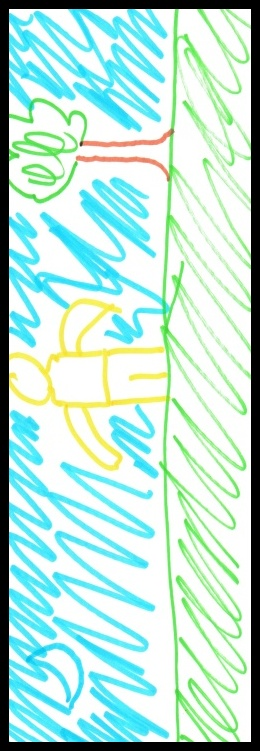
#> input picture i.jpg, 260 x 751 px
$ python j.py
#> lines starting #> are read from the running program, lines starting #| are printed output that depends on the picture
from PIL import Image, ImageChops

im = Image.open('i.jpg')
#> im is the input picture: PIL image 260x751 RGB; mean R, G, B 186.8, 223.1, 213

def trim(im):
    # bg = Image.new(im.mode, im.size, im.getpixel((10,10)))
    # bg = Image.new(im.mode, im.size, (255, 255, 255))
    bg = Image.new(im.mode, im.size, (0, 0, 0))
#> bg: PIL image 260x751 RGB; every value is 0
    print(im.size)
#| (260, 751)

    diff = ImageChops.difference(im, bg)
    diff = ImageChops.add(diff, diff, 2.0, -100)
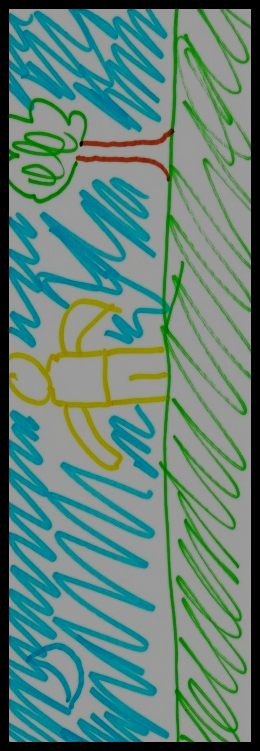
#> diff: PIL image 260x751 RGB; mean R, G, B 98.5, 132.2, 122.1
    bbox = diff.getbbox()
#> bbox = (9, 9, 251, 742)
    box = (10, 10, 250, 741)
    print(bbox)
#| (9, 9, 251, 742)
    if bbox:
        return im.crop(bbox)
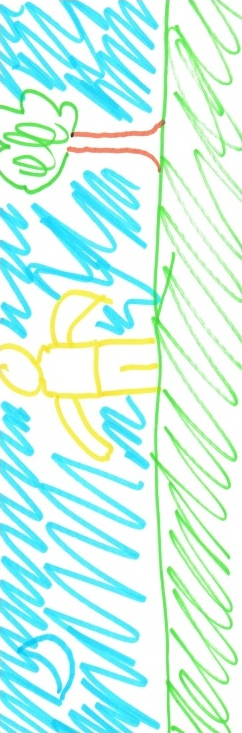
#> returned value: PIL image 242x733 RGB; mean R, G, B 205.6, 245.5, 234.3


trim(im).show()

$ run again, with aaaaa.jpg copied over i.jpg
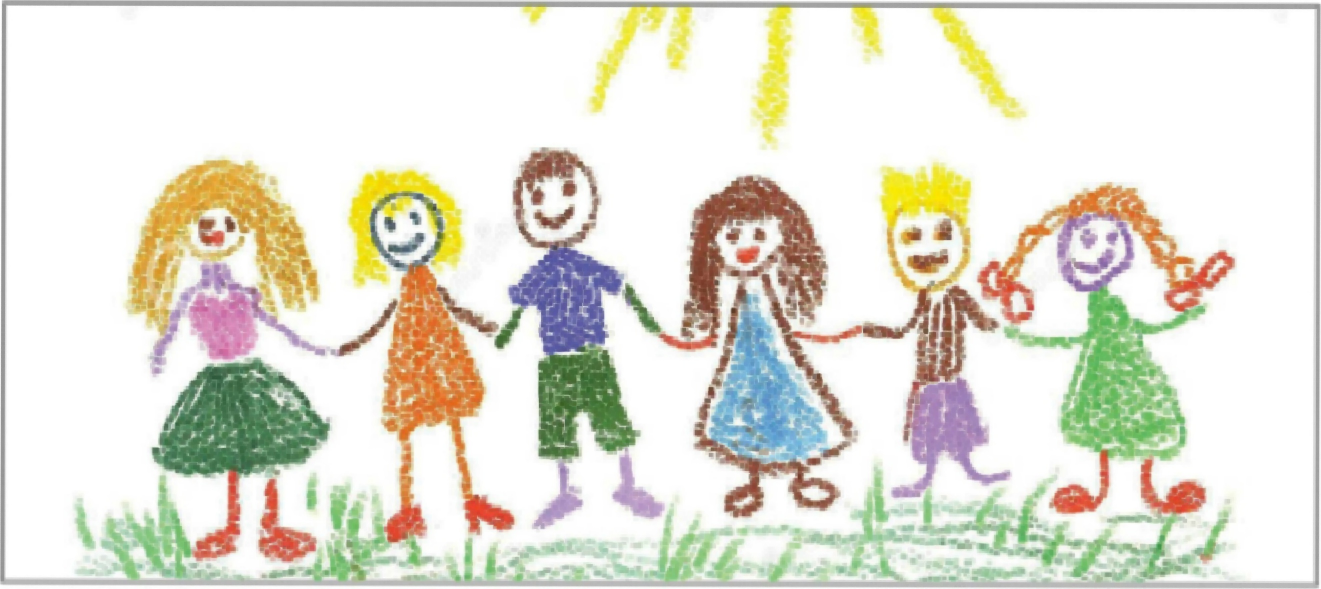
#> input picture aaaaa.jpg, 2642 x 1177 px (shown at 1/2 size)
#> im is the input picture: PIL image 2642x1177 RGB; mean R, G, B 227.1, 225.3, 213
#> bg: PIL image 2642x1177 RGB; every value is 0
#| (2642, 1177)
#> in trim, `diff = ImageChops.add(diff, diff, 2.0, -100)`:
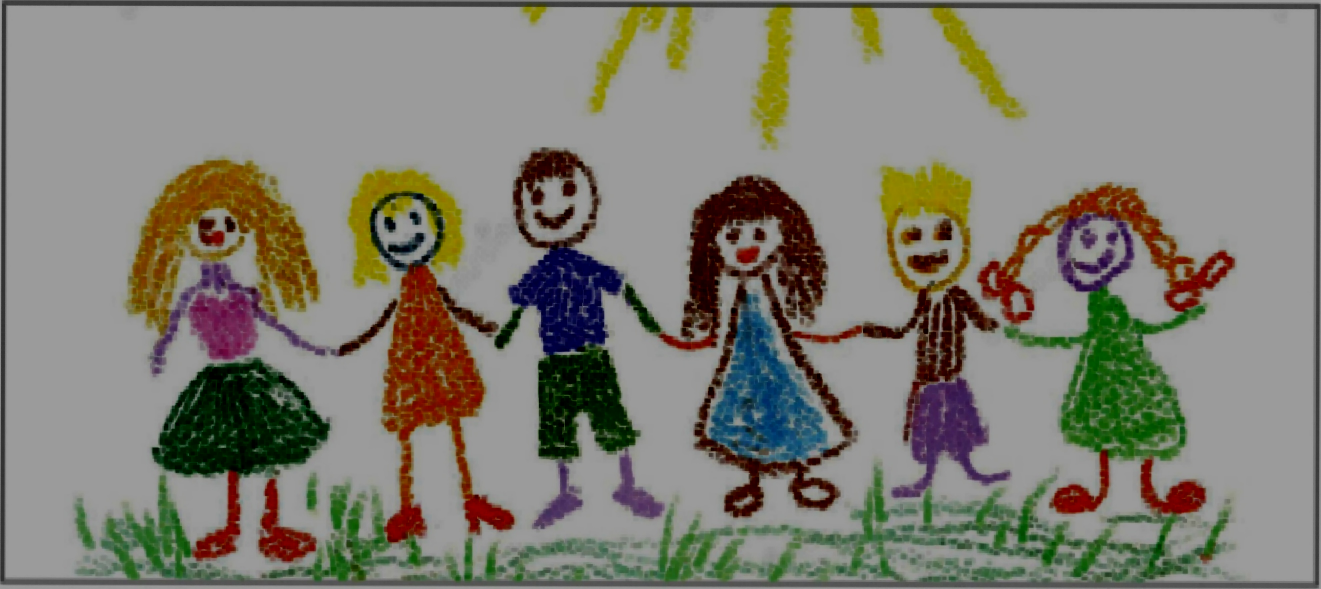
#> diff: PIL image 2642x1177 RGB (shown at 1/2 size); mean R, G, B 127.6, 125.7, 116
#> bbox = (0, 0, 2642, 1177)
#| (0, 0, 2642, 1177)

$ run again, with balanced.jpg copied over i.jpg
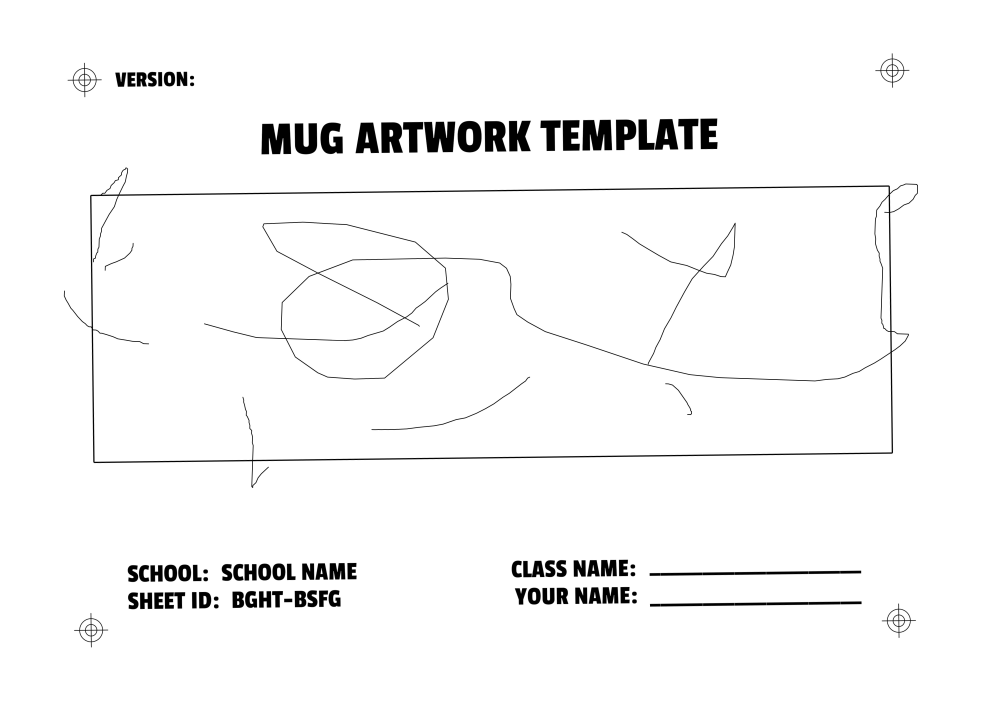
#> input picture balanced.jpg, 3934 x 2803 px (shown at 1/4 size)
#> im is the input picture: PIL image 3934x2803 RGB; min 0, max 255, mean 246.6
#> bg: PIL image 3934x2803 RGB; every value is 0
#| (3934, 2803)
#> in trim, `diff = ImageChops.add(diff, diff, 2.0, -100)`:
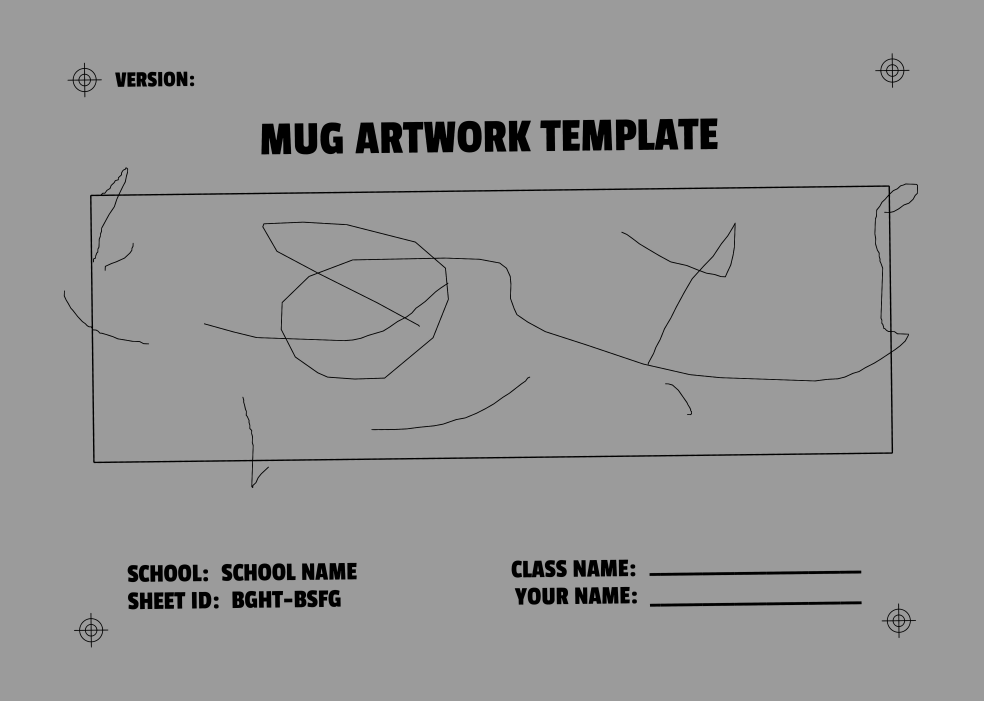
#> diff: PIL image 3934x2803 RGB (shown at 1/4 size); min 0, max 155, mean 149.5
#> bbox = (0, 0, 3934, 2803)
#| (0, 0, 3934, 2803)

$ run again, with op.jpg copied over i.jpg
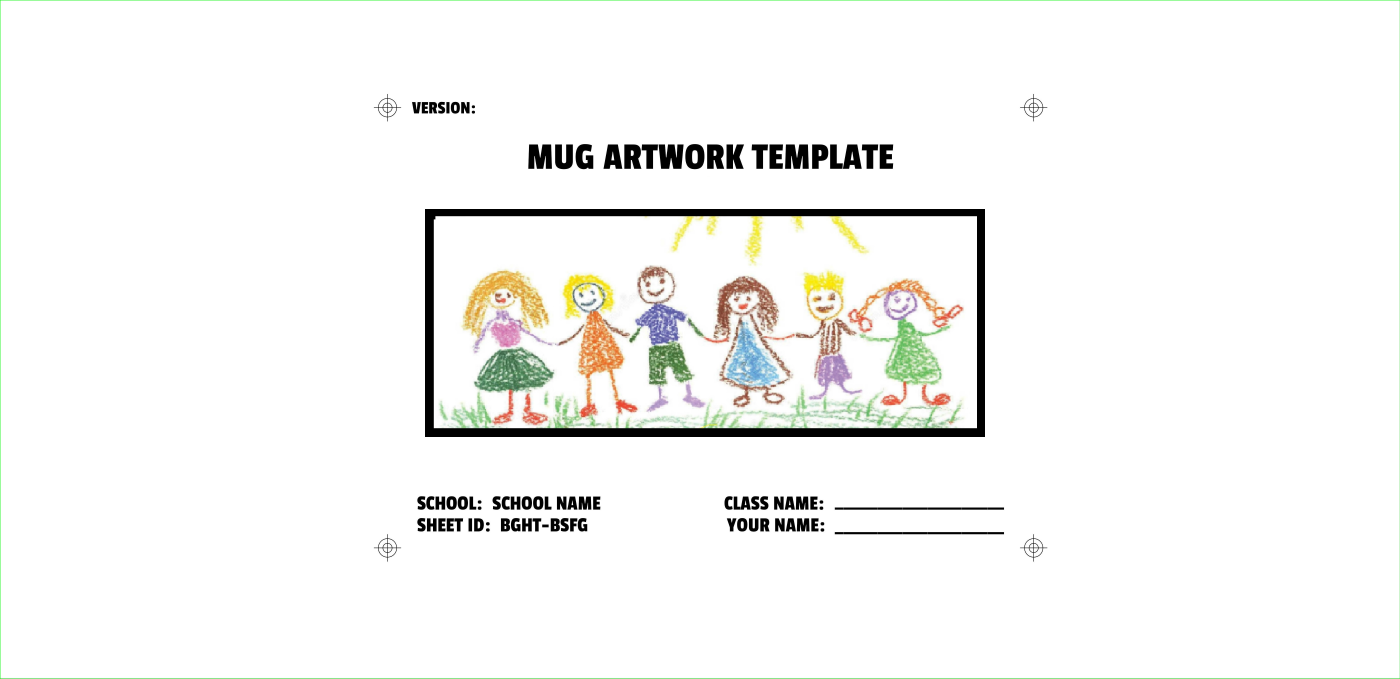
#> input picture op.jpg, 7000 x 3392 px (shown at 1/5 size)
#> im is the input picture: PIL image 7000x3392 RGB; mean R, G, B 245.6, 245.6, 243.9
#> bg: PIL image 7000x3392 RGB; every value is 0
#| (7000, 3392)
#> in trim, `diff = ImageChops.add(diff, diff, 2.0, -100)`:
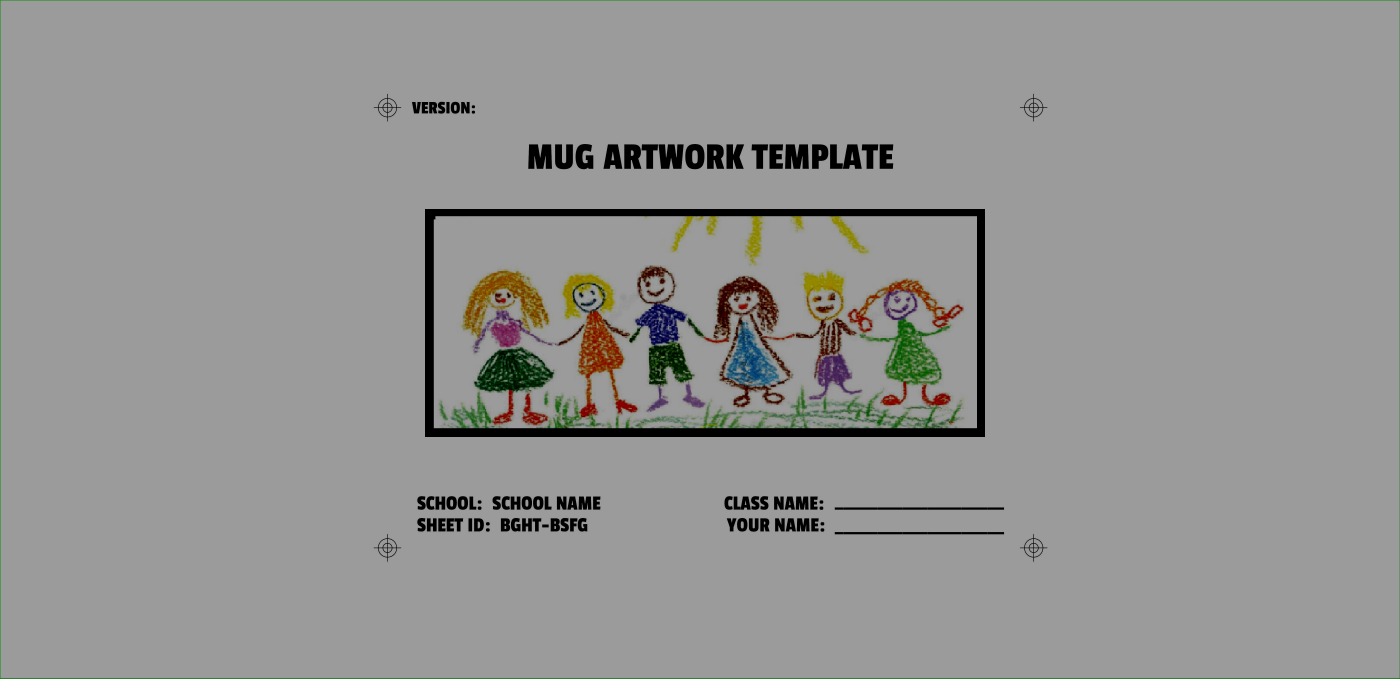
#> diff: PIL image 7000x3392 RGB (shown at 1/5 size); mean R, G, B 148.2, 148.1, 146.7
#> bbox = (0, 0, 7000, 3392)
#| (0, 0, 7000, 3392)
